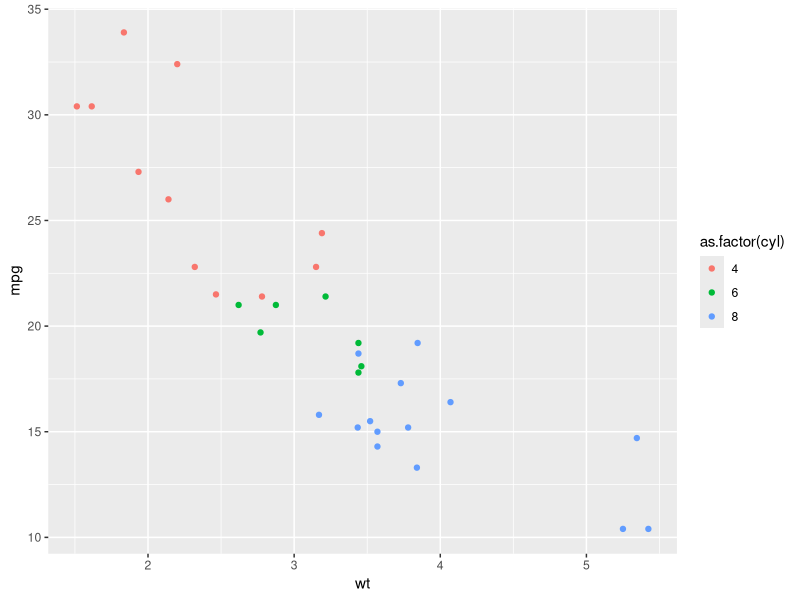

The R source for this figure:
## ---- chunk 1
library(ggplot2)
g = ggplot(mtcars,
           aes_string(x = "wt", y = "mpg",
                      color = "as.factor(cyl)")) +
    geom_point()
## ---- chunk 2
library(dplyr)
## ---- chunk 3
filter_(mtcars, "cyl == 4", "mpg > 30")
